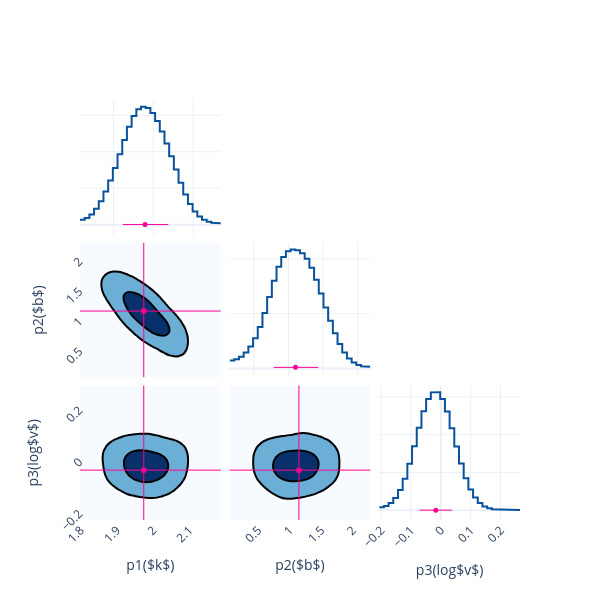

Source (notebook cell):
### Code cell
Plot.post_corner(post)
fig.save('./quickstart/corner')

### Figure 1 — Plotly figure (JSON) as saved in the notebook; plotly's stock layout.template omitted (floating-point values rounded to 4 significant figures; data arrays with more than 128 entries replaced by an {"elided": "..."} marker saying what was removed)
{"data": [{"line": {"color": "#08519c", "width": 2}, "mode": "lines", "name": "p1($k$)", "showlegend": false, "type": "scatter", "x": [1.816, 1.828, 1.828, 1.839, 1.839, 1.851, 1.851, 1.863, 1.863, 1.875, 1.875, 1.887, 1.887, 1.898, 1.898, 1.91, 1.91, 1.922, 1.922, 1.934, 1.934, 1.945, 1.945, 1.957, 1.957, 1.969, 1.969, 1.981, 1.981, 1.993, 1.993, 2.004, 2.004, 2.016, 2.016, 2.028, 2.028, 2.04, 2.04, 2.052, 2.052, 2.063, 2.063, 2.075, 2.075, 2.087, 2.087, 2.099, 2.099, 2.111, 2.111, 2.122, 2.122, 2.134, 2.134, 2.146, 2.146, 2.158, 2.158, 2.17], "xaxis": "x", "y": [0.2738, 0.2738, 0.3677, 0.3677, 0.5632, 0.5632, 0.8701, 0.8701, 1.291, 1.291, 1.816, 1.816, 2.428, 2.428, 3.114, 3.114, 3.864, 3.864, 4.642, 4.642, 5.371, 5.371, 5.956, 5.956, 6.327, 6.327, 6.47, 6.47, 6.397, 6.397, 6.127, 6.127, 5.683, 5.683, 5.11, 5.11, 4.455, 4.455, 3.752, 3.752, 3.023, 3.023, 2.308, 2.308, 1.663, 1.663, 1.131, 1.131, 0.729, 0.729, 0.4491, 0.4491, 0.2701, 0.2701, 0.1643, 0.1643, 0.1066, 0.1066, 0.08088, 0.08088], "yaxis": "y"}, {"line": {"color": "#08519c", "width": 2}, "mode": "lines", "name": "p2($b$)", "showlegend": false, "type": "scatter", "x": [0.1502, 0.2179, 0.2179, 0.2857, 0.2857, 0.3534, 0.3534, 0.4212, 0.4212, 0.4889, 0.4889, 0.5567, 0.5567, 0.6244, 0.6244, 0.6922, 0.6922, 0.7599, 0.7599, 0.8277, 0.8277, 0.8954, 0.8954, 0.9632, 0.9632, 1.031, 1.031, 1.099, 1.099, 1.166, 1.166, 1.234, 1.234, 1.302, 1.302, 1.37, 1.37, 1.437, 1.437, 1.505, 1.505, 1.573, 1.573, 1.641, 1.641, 1.708, 1.708, 1.776, 1.776, 1.844, 1.844, 1.912, 1.912, 1.979, 1.979, 2.047, 2.047, 2.115, 2.115, 2.183], "xaxis": "x5", "y": [0.07154, 0.07154, 0.08343, 0.08343, 0.1078, 0.1078, 0.1461, 0.1461, 0.2011, 0.2011, 0.2768, 0.2768, 0.3778, 0.3778, 0.5055, 0.5055, 0.6522, 0.6522, 0.8002, 0.8002, 0.9275, 0.9275, 1.018, 1.018, 1.069, 1.069, 1.086, 1.086, 1.079, 1.079, 1.052, 1.052, 1.001, 1.001, 0.9193, 0.9193, 0.8089, 0.8089, 0.6836, 0.6836, 0.5567, 0.5567, 0.4348, 0.4348, 0.3219, 0.3219, 0.2239, 0.2239, 0.1462, 0.1462, 0.09031, 0.09031, 0.05356, 0.05356, 0.03144, 0.03144, 0.01961, 0.01961, 0.01468, 0.01468], "yaxis": "y5"}, {"colorscale": [[0, "rgb(247,251,255)"], [0.125, "rgb(222,235,247)"], [0.25, "rgb(198,219,239)"], [0.375, "rgb(158,202,225)"], [0.5, "rgb(107,174,214)"], [0.625, "rgb(66,146,198)"], [0.75, "rgb(33,113,181)"], [0.875, "rgb(8,81,156)"], [1, "rgb(8,48,107)"]], "contours": {"end": 0.005262, "size": 0.004019, "start": 0.001243}, "line": {"width": 2}, "name": "p1($k$)&p2($b$)", "ncontours": 2, "showlegend": false, "showscale": false, "type": "contour", "x": [1.798, 1.81, 1.822, 1.833, 1.845, 1.857, 1.869, 1.881, 1.892, 1.904, 1.916, 1.928, 1.94, 1.951, 1.963, 1.975, 1.987, 1.999, 2.01, 2.022, 2.034, 2.046, 2.058, 2.069, 2.081, 2.093, 2.105, 2.116, 2.128, 2.14, 2.152, 2.164, 2.175, 2.187], "xaxis": "x4", "y": [0.04857, 0.1163, 0.1841, 0.2518, 0.3196, 0.3873, 0.4551, 0.5228, 0.5906, 0.6583, 0.7261, 0.7938, 0.8616, 0.9293, 0.997, 1.065, 1.133, 1.2, 1.268, 1.336, 1.404, 1.471, 1.539, 1.607, 1.675, 1.742, 1.81, 1.878, 1.946, 2.013, 2.081, 2.149, 2.217, 2.284], "yaxis": "y4", "z": {"elided": "34x34 float values"}}, {"line": {"color": "#08519c", "width": 2}, "mode": "lines", "name": "p3(log$v$)", "showlegend": false, "type": "scatter", "x": [-0.2061, -0.1903, -0.1903, -0.1746, -0.1746, -0.1589, -0.1589, -0.1432, -0.1432, -0.1275, -0.1275, -0.1118, -0.1118, -0.0961, -0.0961, -0.08039, -0.08039, -0.06468, -0.06468, -0.04897, -0.04897, -0.03326, -0.03326, -0.01755, -0.01755, -0.001846, -0.001846, 0.01386, 0.01386, 0.02957, 0.02957, 0.04528, 0.04528, 0.06099, 0.06099, 0.0767, 0.0767, 0.0924, 0.0924, 0.1081, 0.1081, 0.1238, 0.1238, 0.1395, 0.1395, 0.1552, 0.1552, 0.1709, 0.1709, 0.1867, 0.1867, 0.2024, 0.2024, 0.2181, 0.2181, 0.2338, 0.2338, 0.2495, 0.2495, 0.2652], "xaxis": "x9", "y": [0.167, 0.167, 0.234, 0.234, 0.3863, 0.3863, 0.6545, 0.6545, 1.074, 1.074, 1.674, 1.674, 2.46, 2.46, 3.392, 3.392, 4.365, 4.365, 5.239, 5.239, 5.89, 5.89, 6.238, 6.238, 6.241, 6.241, 5.889, 5.889, 5.222, 5.222, 4.34, 4.34, 3.379, 3.379, 2.471, 2.471, 1.702, 1.702, 1.105, 1.105, 0.6731, 0.6731, 0.3823, 0.3823, 0.2032, 0.2032, 0.1046, 0.1046, 0.05641, 0.05641, 0.03476, 0.03476, 0.02504, 0.02504, 0.02058, 0.02058, 0.01896, 0.01896, 0.01873, 0.01873], "yaxis": "y9"}, {"colorscale": [[0, "rgb(247,251,255)"], [0.125, "rgb(222,235,247)"], [0.25, "rgb(198,219,239)"], [0.375, "rgb(158,202,225)"], [0.5, "rgb(107,174,214)"], [0.625, "rgb(66,146,198)"], [0.75, "rgb(33,113,181)"], [0.875, "rgb(8,81,156)"], [1, "rgb(8,48,107)"]], "contours": {"end": 0.004694, "size": 0.003614, "start": 0.00108}, "line": {"width": 2}, "name": "p1($k$)&p3(log$v$)", "ncontours": 2, "showlegend": false, "showscale": false, "type": "contour", "x": [1.798, 1.81, 1.822, 1.833, 1.845, 1.857, 1.869, 1.881, 1.892, 1.904, 1.916, 1.928, 1.94, 1.951, 1.963, 1.975, 1.987, 1.999, 2.01, 2.022, 2.034, 2.046, 2.058, 2.069, 2.081, 2.093, 2.105, 2.116, 2.128, 2.14, 2.152, 2.164, 2.175, 2.187], "xaxis": "x7", "y": [-0.2296, -0.2139, -0.1982, -0.1825, -0.1668, -0.1511, -0.1354, -0.1197, -0.104, -0.08824, -0.07253, -0.05683, -0.04112, -0.02541, -0.0097, 0.006008, 0.02172, 0.03742, 0.05313, 0.06884, 0.08455, 0.1003, 0.116, 0.1317, 0.1474, 0.1631, 0.1788, 0.1945, 0.2102, 0.2259, 0.2416, 0.2573, 0.273, 0.2888], "yaxis": "y7", "z": {"elided": "34x34 float values"}}, {"colorscale": [[0, "rgb(247,251,255)"], [0.125, "rgb(222,235,247)"], [0.25, "rgb(198,219,239)"], [0.375, "rgb(158,202,225)"], [0.5, "rgb(107,174,214)"], [0.625, "rgb(66,146,198)"], [0.75, "rgb(33,113,181)"], [0.875, "rgb(8,81,156)"], [1, "rgb(8,48,107)"]], "contours": {"end": 0.004699, "size": 0.003661, "start": 0.001038}, "line": {"width": 2}, "name": "p2($b$)&p3(log$v$)", "ncontours": 2, "showlegend": false, "showscale": false, "type": "contour", "x": [0.04857, 0.1163, 0.1841, 0.2518, 0.3196, 0.3873, 0.4551, 0.5228, 0.5906, 0.6583, 0.7261, 0.7938, 0.8616, 0.9293, 0.997, 1.065, 1.133, 1.2, 1.268, 1.336, 1.404, 1.471, 1.539, 1.607, 1.675, 1.742, 1.81, 1.878, 1.946, 2.013, 2.081, 2.149, 2.217, 2.284], "xaxis": "x8", "y": [-0.2296, -0.2139, -0.1982, -0.1825, -0.1668, -0.1511, -0.1354, -0.1197, -0.104, -0.08824, -0.07253, -0.05683, -0.04112, -0.02541, -0.0097, 0.006008, 0.02172, 0.03742, 0.05313, 0.06884, 0.08455, 0.1003, 0.116, 0.1317, 0.1474, 0.1631, 0.1788, 0.1945, 0.2102, 0.2259, 0.2416, 0.2573, 0.273, 0.2888], "yaxis": "y8", "z": {"elided": "34x34 float values"}}, {"error_x": {"array": [0.0583], "arrayminus": [0.05589], "color": "#FF0092", "symmetric": false, "thickness": 1, "type": "data", "width": 0}, "marker": {"color": "#FF0092", "size": 5, "symbol": "circle"}, "mode": "markers", "name": "p1($k$)", "showlegend": false, "type": "scatter", "x": [1.979], "xaxis": "x", "y": [0.01], "yaxis": "y"}, {"error_x": {"array": [0.3298], "arrayminus": [0.3152], "color": "#FF0092", "symmetric": false, "thickness": 1, "type": "data", "width": 0}, "marker": {"color": "#FF0092", "size": 5, "symbol": "circle"}, "mode": "markers", "name": "p2($b$)", "showlegend": false, "type": "scatter", "x": [1.101], "xaxis": "x5", "y": [0.01], "yaxis": "y5"}, {"error_x": {"array": [0.05484], "arrayminus": [0.05464], "color": "#FF0092", "symmetric": false, "thickness": 1, "type": "data", "width": 0}, "marker": {"color": "#FF0092", "size": 5, "symbol": "circle"}, "mode": "markers", "name": "p3(log$v$)", "showlegend": false, "type": "scatter", "x": [-0.01667], "xaxis": "x9", "y": [0.01], "yaxis": "y9"}, {"marker": {"color": "#FF0092", "size": 5, "symbol": "square"}, "mode": "markers", "name": "p1($k$)&p2($b$)", "showlegend": false, "type": "scatter", "x": [1.974], "xaxis": "x4", "y": [1.149], "yaxis": "y4"}, {"marker": {"color": "#FF0092", "size": 5, "symbol": "square"}, "mode": "markers", "name": "p1($k$)&p3(log$v$)", "showlegend": false, "type": "scatter", "x": [1.974], "xaxis": "x7", "y": [-0.03732], "yaxis": "y7"}, {"marker": {"color": "#FF0092", "size": 5, "symbol": "square"}, "mode": "markers", "name": "p2($b$)&p3(log$v$)", "showlegend": false, "type": "scatter", "x": [1.149], "xaxis": "x8", "y": [-0.03732], "yaxis": "y8"}], "layout": {"height": 600, "shapes": [{"line": {"color": "#FF0092", "width": 1}, "type": "line", "x0": 1.974, "x1": 1.974, "xref": "x4", "y0": 0, "y1": 1, "yref": "y4 domain"}, {"line": {"color": "#FF0092", "width": 1}, "type": "line", "x0": 0, "x1": 1, "xref": "x4 domain", "y0": 1.149, "y1": 1.149, "yref": "y4"}, {"line": {"color": "#FF0092", "width": 1}, "type": "line", "x0": 1.974, "x1": 1.974, "xref": "x7", "y0": 0, "y1": 1, "yref": "y7 domain"}, {"line": {"color": "#FF0092", "width": 1}, "type": "line", "x0": 0, "x1": 1, "xref": "x7 domain", "y0": -0.03732, "y1": -0.03732, "yref": "y7"}, {"line": {"color": "#FF0092", "width": 1}, "type": "line", "x0": 1.149, "x1": 1.149, "xref": "x8", "y0": 0, "y1": 1, "yref": "y8 domain"}, {"line": {"color": "#FF0092", "width": 1}, "type": "line", "x0": 0, "x1": 1, "xref": "x8 domain", "y0": -0.03732, "y1": -0.03732, "yref": "y8"}], "width": 600, "xaxis": {"anchor": "y", "domain": [0, 0.32], "showticklabels": false, "tickangle": -45}, "xaxis2": {"anchor": "y2", "domain": [0.34, 0.66], "showticklabels": false, "tickangle": -45}, "xaxis3": {"anchor": "y3", "domain": [0.68, 1], "showticklabels": false, "tickangle": -45}, "xaxis4": {"anchor": "y4", "domain": [0, 0.32], "showticklabels": false, "tickangle": -45}, "xaxis5": {"anchor": "y5", "domain": [0.34, 0.66], "showticklabels": false, "tickangle": -45}, "xaxis6": {"anchor": "y6", "domain": [0.68, 1], "showticklabels": false, "tickangle": -45}, "xaxis7": {"anchor": "y7", "domain": [0, 0.32], "showticklabels": true, "tickangle": -45, "title": {"text": "p1($k$)"}}, "xaxis8": {"anchor": "y8", "domain": [0.34, 0.66], "showticklabels": true, "tickangle": -45, "title": {"text": "p2($b$)"}}, "xaxis9": {"anchor": "y9", "domain": [0.68, 1], "showticklabels": true, "tickangle": -45, "title": {"text": "p3(log$v$)"}}, "yaxis": {"anchor": "x", "domain": [0.68, 1], "showticklabels": false, "tickangle": -45}, "yaxis2": {"anchor": "x2", "domain": [0.68, 1], "showticklabels": false, "tickangle": -45}, "yaxis3": {"anchor": "x3", "domain": [0.68, 1], "showticklabels": false, "tickangle": -45}, "yaxis4": {"anchor": "x4", "domain": [0.34, 0.66], "showticklabels": true, "tickangle": -45, "title": {"text": "p2($b$)"}}, "yaxis5": {"anchor": "x5", "domain": [0.34, 0.66], "showticklabels": false, "tickangle": -45}, "yaxis6": {"anchor": "x6", "domain": [0.34, 0.66], "showticklabels": false, "tickangle": -45}, "yaxis7": {"anchor": "x7", "domain": [0, 0.32], "showticklabels": true, "tickangle": -45, "title": {"text": "p3(log$v$)"}}, "yaxis8": {"anchor": "x8", "domain": [0, 0.32], "showticklabels": false, "tickangle": -45}, "yaxis9": {"anchor": "x9", "domain": [0, 0.32], "showticklabels": false, "tickangle": -45}}}
